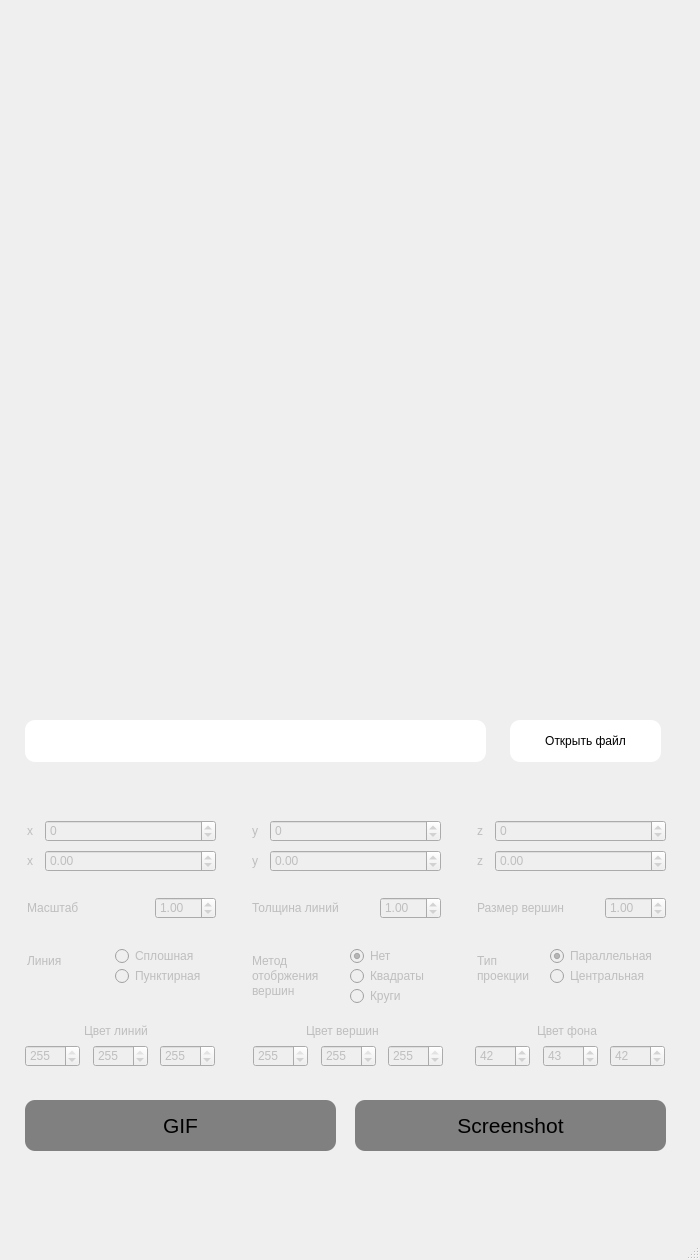
<?xml version="1.0" encoding="UTF-8"?>
<ui version="4.0">
 <class>MainWindow</class>
 <widget class="QMainWindow" name="MainWindow">
  <property name="enabled">
   <bool>true</bool>
  </property>
  <property name="geometry">
   <rect>
    <x>0</x>
    <y>0</y>
    <width>700</width>
    <height>1260</height>
   </rect>
  </property>
  <property name="windowTitle">
   <string/>
  </property>
  <widget class="QWidget" name="centralwidget">
   <widget class="viewer" name="widget" native="true">
    <property name="geometry">
     <rect>
      <x>0</x>
      <y>0</y>
      <width>700</width>
      <height>700</height>
     </rect>
    </property>
    <property name="autoFillBackground">
     <bool>true</bool>
    </property>
   </widget>
   <widget class="QPushButton" name="button_open_file">
    <property name="geometry">
     <rect>
      <x>510</x>
      <y>720</y>
      <width>151</width>
      <height>42</height>
     </rect>
    </property>
    <property name="styleSheet">
     <string notr="true">QPushButton#button_open_file{
    color:black;
    background-color: white;
    border-width: 0px;
    border-radius: 10px;
}</string>
    </property>
    <property name="text">
     <string>Открыть файл</string>
    </property>
   </widget>
   <widget class="QLineEdit" name="input_filename">
    <property name="enabled">
     <bool>true</bool>
    </property>
    <property name="geometry">
     <rect>
      <x>25</x>
      <y>720</y>
      <width>461</width>
      <height>42</height>
     </rect>
    </property>
    <property name="styleSheet">
     <string notr="true">QLineEdit#input_filename{
    color:black;
    background-color: white;
    border-width: 0px;
    border-radius: 10px;
}</string>
    </property>
    <property name="text">
     <string/>
    </property>
    <property name="readOnly">
     <bool>true</bool>
    </property>
   </widget>
   <widget class="QLineEdit" name="lineEdit">
    <property name="geometry">
     <rect>
      <x>30</x>
      <y>770</y>
      <width>631</width>
      <height>21</height>
     </rect>
    </property>
    <property name="styleSheet">
     <string notr="true">QLineEdit#lineEdit {
	background:transparent;
	border: 0px;
	color:gray;
}</string>
    </property>
    <property name="text">
     <string/>
    </property>
   </widget>
   <widget class="QSpinBox" name="spinBox_x">
    <property name="enabled">
     <bool>false</bool>
    </property>
    <property name="geometry">
     <rect>
      <x>45</x>
      <y>820</y>
      <width>171</width>
      <height>22</height>
     </rect>
    </property>
    <property name="styleSheet">
     <string notr="true"/>
    </property>
    <property name="readOnly">
     <bool>false</bool>
    </property>
    <property name="minimum">
     <number>-200</number>
    </property>
    <property name="maximum">
     <number>200</number>
    </property>
    <property name="stepType">
     <enum>QAbstractSpinBox::AdaptiveDecimalStepType</enum>
    </property>
    <property name="displayIntegerBase">
     <number>10</number>
    </property>
   </widget>
   <widget class="QSpinBox" name="spinBox_y">
    <property name="enabled">
     <bool>false</bool>
    </property>
    <property name="geometry">
     <rect>
      <x>270</x>
      <y>820</y>
      <width>171</width>
      <height>22</height>
     </rect>
    </property>
    <property name="readOnly">
     <bool>false</bool>
    </property>
    <property name="minimum">
     <number>-200</number>
    </property>
    <property name="maximum">
     <number>200</number>
    </property>
   </widget>
   <widget class="QSpinBox" name="spinBox_z">
    <property name="enabled">
     <bool>false</bool>
    </property>
    <property name="geometry">
     <rect>
      <x>495</x>
      <y>820</y>
      <width>171</width>
      <height>22</height>
     </rect>
    </property>
    <property name="minimum">
     <number>-200</number>
    </property>
    <property name="maximum">
     <number>200</number>
    </property>
   </widget>
   <widget class="QLineEdit" name="lineEdit_2">
    <property name="enabled">
     <bool>false</bool>
    </property>
    <property name="geometry">
     <rect>
      <x>25</x>
      <y>820</y>
      <width>16</width>
      <height>21</height>
     </rect>
    </property>
    <property name="styleSheet">
     <string notr="true">QLineEdit {
	background:transparent;
	border: 0px;
}</string>
    </property>
    <property name="text">
     <string>x</string>
    </property>
    <property name="readOnly">
     <bool>true</bool>
    </property>
   </widget>
   <widget class="QLineEdit" name="lineEdit_3">
    <property name="enabled">
     <bool>false</bool>
    </property>
    <property name="geometry">
     <rect>
      <x>250</x>
      <y>820</y>
      <width>16</width>
      <height>21</height>
     </rect>
    </property>
    <property name="styleSheet">
     <string notr="true">QLineEdit {
	background:transparent;
	border: 0px;
}</string>
    </property>
    <property name="text">
     <string>y</string>
    </property>
    <property name="readOnly">
     <bool>true</bool>
    </property>
   </widget>
   <widget class="QLineEdit" name="lineEdit_4">
    <property name="enabled">
     <bool>false</bool>
    </property>
    <property name="geometry">
     <rect>
      <x>475</x>
      <y>820</y>
      <width>16</width>
      <height>21</height>
     </rect>
    </property>
    <property name="styleSheet">
     <string notr="true">QLineEdit {
	background:transparent;
	border: 0px;
}</string>
    </property>
    <property name="text">
     <string>z</string>
    </property>
    <property name="readOnly">
     <bool>true</bool>
    </property>
   </widget>
   <widget class="QLineEdit" name="lineEdit_5">
    <property name="enabled">
     <bool>false</bool>
    </property>
    <property name="geometry">
     <rect>
      <x>475</x>
      <y>850</y>
      <width>16</width>
      <height>21</height>
     </rect>
    </property>
    <property name="styleSheet">
     <string notr="true">QLineEdit {
	background:transparent;
	border: 0px;
}</string>
    </property>
    <property name="text">
     <string>z</string>
    </property>
    <property name="readOnly">
     <bool>true</bool>
    </property>
   </widget>
   <widget class="QLineEdit" name="lineEdit_6">
    <property name="enabled">
     <bool>false</bool>
    </property>
    <property name="geometry">
     <rect>
      <x>25</x>
      <y>850</y>
      <width>16</width>
      <height>21</height>
     </rect>
    </property>
    <property name="styleSheet">
     <string notr="true">QLineEdit {
	background:transparent;
	border: 0px;
}</string>
    </property>
    <property name="text">
     <string>x</string>
    </property>
    <property name="readOnly">
     <bool>true</bool>
    </property>
   </widget>
   <widget class="QLineEdit" name="lineEdit_7">
    <property name="enabled">
     <bool>false</bool>
    </property>
    <property name="geometry">
     <rect>
      <x>250</x>
      <y>850</y>
      <width>16</width>
      <height>21</height>
     </rect>
    </property>
    <property name="styleSheet">
     <string notr="true">QLineEdit {
	background:transparent;
	border: 0px;
}</string>
    </property>
    <property name="text">
     <string>y</string>
    </property>
    <property name="readOnly">
     <bool>true</bool>
    </property>
   </widget>
   <widget class="QDoubleSpinBox" name="spinBox_x_angle">
    <property name="enabled">
     <bool>false</bool>
    </property>
    <property name="geometry">
     <rect>
      <x>45</x>
      <y>850</y>
      <width>171</width>
      <height>22</height>
     </rect>
    </property>
    <property name="minimum">
     <double>-360.000000000000000</double>
    </property>
    <property name="maximum">
     <double>360.000000000000000</double>
    </property>
   </widget>
   <widget class="QDoubleSpinBox" name="spinBox_y_angle">
    <property name="enabled">
     <bool>false</bool>
    </property>
    <property name="geometry">
     <rect>
      <x>270</x>
      <y>850</y>
      <width>171</width>
      <height>22</height>
     </rect>
    </property>
    <property name="minimum">
     <double>-360.000000000000000</double>
    </property>
    <property name="maximum">
     <double>360.000000000000000</double>
    </property>
   </widget>
   <widget class="QDoubleSpinBox" name="spinBox_z_angle">
    <property name="enabled">
     <bool>false</bool>
    </property>
    <property name="geometry">
     <rect>
      <x>495</x>
      <y>850</y>
      <width>171</width>
      <height>22</height>
     </rect>
    </property>
    <property name="minimum">
     <double>-360.000000000000000</double>
    </property>
    <property name="maximum">
     <double>360.000000000000000</double>
    </property>
   </widget>
   <widget class="QDoubleSpinBox" name="spinBox_scale">
    <property name="enabled">
     <bool>false</bool>
    </property>
    <property name="geometry">
     <rect>
      <x>155</x>
      <y>897</y>
      <width>61</width>
      <height>22</height>
     </rect>
    </property>
    <property name="suffix">
     <string/>
    </property>
    <property name="minimum">
     <double>0.010000000000000</double>
    </property>
    <property name="maximum">
     <double>5.000000000000000</double>
    </property>
    <property name="singleStep">
     <double>0.050000000000000</double>
    </property>
    <property name="stepType">
     <enum>QAbstractSpinBox::AdaptiveDecimalStepType</enum>
    </property>
    <property name="value">
     <double>1.000000000000000</double>
    </property>
   </widget>
   <widget class="QRadioButton" name="line_type_solid">
    <property name="enabled">
     <bool>false</bool>
    </property>
    <property name="geometry">
     <rect>
      <x>115</x>
      <y>946</y>
      <width>89</width>
      <height>20</height>
     </rect>
    </property>
    <property name="text">
     <string>Сплошная</string>
    </property>
    <property name="checked">
     <bool>false</bool>
    </property>
   </widget>
   <widget class="QRadioButton" name="line_type_dotted">
    <property name="enabled">
     <bool>false</bool>
    </property>
    <property name="geometry">
     <rect>
      <x>115</x>
      <y>966</y>
      <width>100</width>
      <height>20</height>
     </rect>
    </property>
    <property name="text">
     <string>Пунктирная</string>
    </property>
   </widget>
   <widget class="QLineEdit" name="lineEdit_8">
    <property name="enabled">
     <bool>false</bool>
    </property>
    <property name="geometry">
     <rect>
      <x>25</x>
      <y>950</y>
      <width>91</width>
      <height>21</height>
     </rect>
    </property>
    <property name="styleSheet">
     <string notr="true">QLineEdit {
	background:transparent;
	border: 0px;
}</string>
    </property>
    <property name="text">
     <string>Линия</string>
    </property>
    <property name="readOnly">
     <bool>true</bool>
    </property>
   </widget>
   <widget class="QRadioButton" name="display_method_square">
    <property name="enabled">
     <bool>false</bool>
    </property>
    <property name="geometry">
     <rect>
      <x>350</x>
      <y>966</y>
      <width>86</width>
      <height>20</height>
     </rect>
    </property>
    <property name="text">
     <string>Квадраты</string>
    </property>
    <attribute name="buttonGroup">
     <string notr="true">buttonGroup</string>
    </attribute>
   </widget>
   <widget class="QRadioButton" name="display_method_none">
    <property name="enabled">
     <bool>false</bool>
    </property>
    <property name="geometry">
     <rect>
      <x>350</x>
      <y>946</y>
      <width>49</width>
      <height>20</height>
     </rect>
    </property>
    <property name="text">
     <string>Нет</string>
    </property>
    <property name="checked">
     <bool>true</bool>
    </property>
    <attribute name="buttonGroup">
     <string notr="true">buttonGroup</string>
    </attribute>
   </widget>
   <widget class="QLineEdit" name="lineEdit_9">
    <property name="enabled">
     <bool>false</bool>
    </property>
    <property name="geometry">
     <rect>
      <x>250</x>
      <y>950</y>
      <width>91</width>
      <height>21</height>
     </rect>
    </property>
    <property name="autoFillBackground">
     <bool>false</bool>
    </property>
    <property name="styleSheet">
     <string notr="true">QLineEdit {
	background:transparent;
	border: 0px;
}</string>
    </property>
    <property name="inputMethodHints">
     <set>Qt::ImhPreferLatin</set>
    </property>
    <property name="text">
     <string>Метод</string>
    </property>
    <property name="frame">
     <bool>true</bool>
    </property>
    <property name="readOnly">
     <bool>true</bool>
    </property>
   </widget>
   <widget class="QRadioButton" name="display_method_circle">
    <property name="enabled">
     <bool>false</bool>
    </property>
    <property name="geometry">
     <rect>
      <x>350</x>
      <y>986</y>
      <width>62</width>
      <height>20</height>
     </rect>
    </property>
    <property name="text">
     <string>Круги</string>
    </property>
    <attribute name="buttonGroup">
     <string notr="true">buttonGroup</string>
    </attribute>
   </widget>
   <widget class="QLineEdit" name="lineEdit_10">
    <property name="enabled">
     <bool>false</bool>
    </property>
    <property name="geometry">
     <rect>
      <x>25</x>
      <y>897</y>
      <width>91</width>
      <height>21</height>
     </rect>
    </property>
    <property name="styleSheet">
     <string notr="true">QLineEdit {
	background:transparent;
	border: 0px;
}</string>
    </property>
    <property name="text">
     <string>Масштаб</string>
    </property>
    <property name="readOnly">
     <bool>true</bool>
    </property>
   </widget>
   <widget class="QLineEdit" name="lineEdit_11">
    <property name="enabled">
     <bool>false</bool>
    </property>
    <property name="geometry">
     <rect>
      <x>250</x>
      <y>897</y>
      <width>121</width>
      <height>21</height>
     </rect>
    </property>
    <property name="styleSheet">
     <string notr="true">QLineEdit {
	background:transparent;
	border: 0px;
}</string>
    </property>
    <property name="text">
     <string>Толщина линий</string>
    </property>
    <property name="readOnly">
     <bool>true</bool>
    </property>
   </widget>
   <widget class="QDoubleSpinBox" name="spinBox_line_width">
    <property name="enabled">
     <bool>false</bool>
    </property>
    <property name="geometry">
     <rect>
      <x>380</x>
      <y>897</y>
      <width>61</width>
      <height>22</height>
     </rect>
    </property>
    <property name="suffix">
     <string/>
    </property>
    <property name="minimum">
     <double>0.050000000000000</double>
    </property>
    <property name="maximum">
     <double>5.000000000000000</double>
    </property>
    <property name="singleStep">
     <double>0.100000000000000</double>
    </property>
    <property name="stepType">
     <enum>QAbstractSpinBox::DefaultStepType</enum>
    </property>
    <property name="value">
     <double>1.000000000000000</double>
    </property>
   </widget>
   <widget class="QLineEdit" name="lineEdit_12">
    <property name="enabled">
     <bool>false</bool>
    </property>
    <property name="geometry">
     <rect>
      <x>475</x>
      <y>897</y>
      <width>111</width>
      <height>21</height>
     </rect>
    </property>
    <property name="styleSheet">
     <string notr="true">QLineEdit {
	background:transparent;
	border: 0px;
}</string>
    </property>
    <property name="text">
     <string>Размер вершин</string>
    </property>
    <property name="readOnly">
     <bool>true</bool>
    </property>
   </widget>
   <widget class="QDoubleSpinBox" name="spinBox_point_size">
    <property name="enabled">
     <bool>false</bool>
    </property>
    <property name="geometry">
     <rect>
      <x>605</x>
      <y>897</y>
      <width>61</width>
      <height>22</height>
     </rect>
    </property>
    <property name="suffix">
     <string/>
    </property>
    <property name="minimum">
     <double>0.050000000000000</double>
    </property>
    <property name="maximum">
     <double>10.000000000000000</double>
    </property>
    <property name="singleStep">
     <double>0.050000000000000</double>
    </property>
    <property name="stepType">
     <enum>QAbstractSpinBox::AdaptiveDecimalStepType</enum>
    </property>
    <property name="value">
     <double>1.000000000000000</double>
    </property>
   </widget>
   <widget class="QLineEdit" name="lineEdit_14">
    <property name="enabled">
     <bool>false</bool>
    </property>
    <property name="geometry">
     <rect>
      <x>250</x>
      <y>965</y>
      <width>91</width>
      <height>21</height>
     </rect>
    </property>
    <property name="autoFillBackground">
     <bool>false</bool>
    </property>
    <property name="styleSheet">
     <string notr="true">QLineEdit {
	background:transparent;
	border: 0px;
}</string>
    </property>
    <property name="inputMethodHints">
     <set>Qt::ImhPreferLatin</set>
    </property>
    <property name="text">
     <string>отобржения</string>
    </property>
    <property name="frame">
     <bool>true</bool>
    </property>
    <property name="readOnly">
     <bool>true</bool>
    </property>
   </widget>
   <widget class="QLineEdit" name="lineEdit_15">
    <property name="enabled">
     <bool>false</bool>
    </property>
    <property name="geometry">
     <rect>
      <x>535</x>
      <y>1020</y>
      <width>91</width>
      <height>21</height>
     </rect>
    </property>
    <property name="styleSheet">
     <string notr="true">QLineEdit {
	background:transparent;
	border: 0px;
}</string>
    </property>
    <property name="text">
     <string>Цвет фона</string>
    </property>
    <property name="readOnly">
     <bool>true</bool>
    </property>
   </widget>
   <widget class="QLineEdit" name="lineEdit_16">
    <property name="enabled">
     <bool>false</bool>
    </property>
    <property name="geometry">
     <rect>
      <x>82</x>
      <y>1020</y>
      <width>81</width>
      <height>21</height>
     </rect>
    </property>
    <property name="styleSheet">
     <string notr="true">QLineEdit {
	background:transparent;
	border: 0px;
}</string>
    </property>
    <property name="text">
     <string>Цвет линий</string>
    </property>
    <property name="readOnly">
     <bool>true</bool>
    </property>
   </widget>
   <widget class="QSpinBox" name="spinBox_color_line_r">
    <property name="enabled">
     <bool>false</bool>
    </property>
    <property name="geometry">
     <rect>
      <x>25</x>
      <y>1045</y>
      <width>55</width>
      <height>22</height>
     </rect>
    </property>
    <property name="styleSheet">
     <string notr="true"/>
    </property>
    <property name="readOnly">
     <bool>false</bool>
    </property>
    <property name="minimum">
     <number>0</number>
    </property>
    <property name="maximum">
     <number>255</number>
    </property>
    <property name="stepType">
     <enum>QAbstractSpinBox::DefaultStepType</enum>
    </property>
    <property name="value">
     <number>255</number>
    </property>
    <property name="displayIntegerBase">
     <number>10</number>
    </property>
   </widget>
   <widget class="QSpinBox" name="spinBox_color_line_g">
    <property name="enabled">
     <bool>false</bool>
    </property>
    <property name="geometry">
     <rect>
      <x>93</x>
      <y>1045</y>
      <width>55</width>
      <height>22</height>
     </rect>
    </property>
    <property name="styleSheet">
     <string notr="true"/>
    </property>
    <property name="readOnly">
     <bool>false</bool>
    </property>
    <property name="minimum">
     <number>0</number>
    </property>
    <property name="maximum">
     <number>255</number>
    </property>
    <property name="stepType">
     <enum>QAbstractSpinBox::DefaultStepType</enum>
    </property>
    <property name="value">
     <number>255</number>
    </property>
    <property name="displayIntegerBase">
     <number>10</number>
    </property>
   </widget>
   <widget class="QSpinBox" name="spinBox_color_line_b">
    <property name="enabled">
     <bool>false</bool>
    </property>
    <property name="geometry">
     <rect>
      <x>160</x>
      <y>1045</y>
      <width>55</width>
      <height>22</height>
     </rect>
    </property>
    <property name="styleSheet">
     <string notr="true"/>
    </property>
    <property name="readOnly">
     <bool>false</bool>
    </property>
    <property name="minimum">
     <number>0</number>
    </property>
    <property name="maximum">
     <number>255</number>
    </property>
    <property name="stepType">
     <enum>QAbstractSpinBox::DefaultStepType</enum>
    </property>
    <property name="value">
     <number>255</number>
    </property>
    <property name="displayIntegerBase">
     <number>10</number>
    </property>
   </widget>
   <widget class="QSpinBox" name="spinBox_color_back_r">
    <property name="enabled">
     <bool>false</bool>
    </property>
    <property name="geometry">
     <rect>
      <x>475</x>
      <y>1045</y>
      <width>55</width>
      <height>22</height>
     </rect>
    </property>
    <property name="styleSheet">
     <string notr="true"/>
    </property>
    <property name="readOnly">
     <bool>false</bool>
    </property>
    <property name="minimum">
     <number>0</number>
    </property>
    <property name="maximum">
     <number>255</number>
    </property>
    <property name="stepType">
     <enum>QAbstractSpinBox::DefaultStepType</enum>
    </property>
    <property name="value">
     <number>42</number>
    </property>
    <property name="displayIntegerBase">
     <number>10</number>
    </property>
   </widget>
   <widget class="QSpinBox" name="spinBox_color_back_g">
    <property name="enabled">
     <bool>false</bool>
    </property>
    <property name="geometry">
     <rect>
      <x>543</x>
      <y>1045</y>
      <width>55</width>
      <height>22</height>
     </rect>
    </property>
    <property name="styleSheet">
     <string notr="true"/>
    </property>
    <property name="readOnly">
     <bool>false</bool>
    </property>
    <property name="minimum">
     <number>0</number>
    </property>
    <property name="maximum">
     <number>255</number>
    </property>
    <property name="stepType">
     <enum>QAbstractSpinBox::DefaultStepType</enum>
    </property>
    <property name="value">
     <number>43</number>
    </property>
    <property name="displayIntegerBase">
     <number>10</number>
    </property>
   </widget>
   <widget class="QSpinBox" name="spinBox_color_back_b">
    <property name="enabled">
     <bool>false</bool>
    </property>
    <property name="geometry">
     <rect>
      <x>610</x>
      <y>1045</y>
      <width>55</width>
      <height>22</height>
     </rect>
    </property>
    <property name="styleSheet">
     <string notr="true"/>
    </property>
    <property name="readOnly">
     <bool>false</bool>
    </property>
    <property name="minimum">
     <number>0</number>
    </property>
    <property name="maximum">
     <number>255</number>
    </property>
    <property name="stepType">
     <enum>QAbstractSpinBox::DefaultStepType</enum>
    </property>
    <property name="value">
     <number>42</number>
    </property>
    <property name="displayIntegerBase">
     <number>10</number>
    </property>
   </widget>
   <widget class="QLineEdit" name="lineEdit_17">
    <property name="enabled">
     <bool>false</bool>
    </property>
    <property name="geometry">
     <rect>
      <x>250</x>
      <y>980</y>
      <width>91</width>
      <height>21</height>
     </rect>
    </property>
    <property name="autoFillBackground">
     <bool>false</bool>
    </property>
    <property name="styleSheet">
     <string notr="true">QLineEdit {
	background:transparent;
	border: 0px;
}</string>
    </property>
    <property name="inputMethodHints">
     <set>Qt::ImhPreferLatin</set>
    </property>
    <property name="text">
     <string>вершин</string>
    </property>
    <property name="frame">
     <bool>true</bool>
    </property>
    <property name="readOnly">
     <bool>true</bool>
    </property>
   </widget>
   <widget class="QLineEdit" name="lineEdit_18">
    <property name="enabled">
     <bool>false</bool>
    </property>
    <property name="geometry">
     <rect>
      <x>304</x>
      <y>1020</y>
      <width>101</width>
      <height>21</height>
     </rect>
    </property>
    <property name="styleSheet">
     <string notr="true">QLineEdit {
	background:transparent;
	border: 0px;
}</string>
    </property>
    <property name="text">
     <string>Цвет вершин</string>
    </property>
    <property name="readOnly">
     <bool>true</bool>
    </property>
   </widget>
   <widget class="QSpinBox" name="spinBox_color_point_b">
    <property name="enabled">
     <bool>false</bool>
    </property>
    <property name="geometry">
     <rect>
      <x>388</x>
      <y>1045</y>
      <width>55</width>
      <height>22</height>
     </rect>
    </property>
    <property name="styleSheet">
     <string notr="true"/>
    </property>
    <property name="readOnly">
     <bool>false</bool>
    </property>
    <property name="minimum">
     <number>0</number>
    </property>
    <property name="maximum">
     <number>255</number>
    </property>
    <property name="stepType">
     <enum>QAbstractSpinBox::DefaultStepType</enum>
    </property>
    <property name="value">
     <number>255</number>
    </property>
    <property name="displayIntegerBase">
     <number>10</number>
    </property>
   </widget>
   <widget class="QSpinBox" name="spinBox_color_point_r">
    <property name="enabled">
     <bool>false</bool>
    </property>
    <property name="geometry">
     <rect>
      <x>253</x>
      <y>1045</y>
      <width>55</width>
      <height>22</height>
     </rect>
    </property>
    <property name="styleSheet">
     <string notr="true"/>
    </property>
    <property name="readOnly">
     <bool>false</bool>
    </property>
    <property name="minimum">
     <number>0</number>
    </property>
    <property name="maximum">
     <number>255</number>
    </property>
    <property name="stepType">
     <enum>QAbstractSpinBox::DefaultStepType</enum>
    </property>
    <property name="value">
     <number>255</number>
    </property>
    <property name="displayIntegerBase">
     <number>10</number>
    </property>
   </widget>
   <widget class="QSpinBox" name="spinBox_color_point_g">
    <property name="enabled">
     <bool>false</bool>
    </property>
    <property name="geometry">
     <rect>
      <x>321</x>
      <y>1045</y>
      <width>55</width>
      <height>22</height>
     </rect>
    </property>
    <property name="styleSheet">
     <string notr="true"/>
    </property>
    <property name="readOnly">
     <bool>false</bool>
    </property>
    <property name="minimum">
     <number>0</number>
    </property>
    <property name="maximum">
     <number>255</number>
    </property>
    <property name="stepType">
     <enum>QAbstractSpinBox::DefaultStepType</enum>
    </property>
    <property name="value">
     <number>255</number>
    </property>
    <property name="displayIntegerBase">
     <number>10</number>
    </property>
   </widget>
   <widget class="QPushButton" name="button_create_gif">
    <property name="enabled">
     <bool>false</bool>
    </property>
    <property name="geometry">
     <rect>
      <x>25</x>
      <y>1100</y>
      <width>311</width>
      <height>51</height>
     </rect>
    </property>
    <property name="font">
     <font>
      <pointsize>16</pointsize>
     </font>
    </property>
    <property name="styleSheet">
     <string notr="true">QPushButton{
    color:black;
    background-color: white;
    border-width: 0px;
    border-radius: 10px;
}

QPushButton:disabled{
    color:black;
    background-color: gray;
    border-width: 0px;
    border-radius: 10px;
}
</string>
    </property>
    <property name="text">
     <string>GIF</string>
    </property>
   </widget>
   <widget class="QPushButton" name="button_create_img">
    <property name="enabled">
     <bool>false</bool>
    </property>
    <property name="geometry">
     <rect>
      <x>355</x>
      <y>1100</y>
      <width>311</width>
      <height>51</height>
     </rect>
    </property>
    <property name="font">
     <font>
      <pointsize>16</pointsize>
     </font>
    </property>
    <property name="styleSheet">
     <string notr="true">QPushButton{
    color:black;
    background-color: white;
    border-width: 0px;
    border-radius: 10px;
}

QPushButton:disabled{
    color:black;
    background-color: gray;
    border-width: 0px;
    border-radius: 10px;
}</string>
    </property>
    <property name="text">
     <string>Screenshot</string>
    </property>
   </widget>
   <widget class="QLineEdit" name="lineEdit_timer">
    <property name="geometry">
     <rect>
      <x>30</x>
      <y>1160</y>
      <width>101</width>
      <height>21</height>
     </rect>
    </property>
    <property name="styleSheet">
     <string notr="true">QLineEdit {
	background:transparent;
	border: 0px;
	color:gray;
}</string>
    </property>
    <property name="text">
     <string/>
    </property>
   </widget>
   <widget class="QRadioButton" name="projection_f">
    <property name="enabled">
     <bool>false</bool>
    </property>
    <property name="geometry">
     <rect>
      <x>550</x>
      <y>966</y>
      <width>111</width>
      <height>20</height>
     </rect>
    </property>
    <property name="text">
     <string>Центральная</string>
    </property>
    <property name="checked">
     <bool>false</bool>
    </property>
    <attribute name="buttonGroup">
     <string notr="true">buttonGroup_3</string>
    </attribute>
   </widget>
   <widget class="QLineEdit" name="lineEdit_19">
    <property name="enabled">
     <bool>false</bool>
    </property>
    <property name="geometry">
     <rect>
      <x>475</x>
      <y>965</y>
      <width>71</width>
      <height>21</height>
     </rect>
    </property>
    <property name="autoFillBackground">
     <bool>false</bool>
    </property>
    <property name="styleSheet">
     <string notr="true">QLineEdit {
	background:transparent;
	border: 0px;
}</string>
    </property>
    <property name="inputMethodHints">
     <set>Qt::ImhPreferLatin</set>
    </property>
    <property name="text">
     <string>проекции</string>
    </property>
    <property name="frame">
     <bool>true</bool>
    </property>
    <property name="readOnly">
     <bool>true</bool>
    </property>
   </widget>
   <widget class="QRadioButton" name="projection_p">
    <property name="enabled">
     <bool>false</bool>
    </property>
    <property name="geometry">
     <rect>
      <x>550</x>
      <y>946</y>
      <width>111</width>
      <height>20</height>
     </rect>
    </property>
    <property name="text">
     <string>Параллельная</string>
    </property>
    <property name="checked">
     <bool>true</bool>
    </property>
    <attribute name="buttonGroup">
     <string notr="true">buttonGroup_3</string>
    </attribute>
   </widget>
   <widget class="QLineEdit" name="lineEdit_13">
    <property name="enabled">
     <bool>false</bool>
    </property>
    <property name="geometry">
     <rect>
      <x>475</x>
      <y>950</y>
      <width>71</width>
      <height>21</height>
     </rect>
    </property>
    <property name="autoFillBackground">
     <bool>false</bool>
    </property>
    <property name="styleSheet">
     <string notr="true">QLineEdit {
	background:transparent;
	border: 0px;
}</string>
    </property>
    <property name="inputMethodHints">
     <set>Qt::ImhPreferLatin</set>
    </property>
    <property name="text">
     <string>Тип</string>
    </property>
    <property name="frame">
     <bool>true</bool>
    </property>
    <property name="readOnly">
     <bool>true</bool>
    </property>
   </widget>
  </widget>
  <widget class="QMenuBar" name="menubar">
   <property name="geometry">
    <rect>
     <x>0</x>
     <y>0</y>
     <width>700</width>
     <height>22</height>
    </rect>
   </property>
  </widget>
  <widget class="QStatusBar" name="statusbar"/>
 </widget>
 <customwidgets>
  <customwidget>
   <class>viewer</class>
   <extends>QWidget</extends>
   <header>viewer.h</header>
   <container>1</container>
  </customwidget>
 </customwidgets>
 <resources/>
 <connections/>
 <buttongroups>
  <buttongroup name="buttonGroup"/>
  <buttongroup name="buttonGroup_3"/>
 </buttongroups>
</ui>
